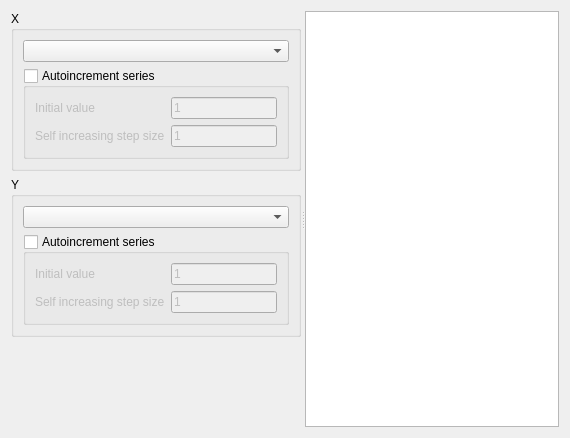
<?xml version="1.0" encoding="UTF-8"?>
<ui version="4.0">
 <class>DAChartAddCurveWidget</class>
 <widget class="QWidget" name="DAChartAddCurveWidget">
  <property name="geometry">
   <rect>
    <x>0</x>
    <y>0</y>
    <width>570</width>
    <height>438</height>
   </rect>
  </property>
  <property name="windowTitle">
   <string>Add XY Series</string>
  </property>
  <layout class="QVBoxLayout" name="verticalLayout_4">
   <item>
    <widget class="QSplitter" name="splitter">
     <property name="sizePolicy">
      <sizepolicy hsizetype="Expanding" vsizetype="Expanding">
       <horstretch>0</horstretch>
       <verstretch>0</verstretch>
      </sizepolicy>
     </property>
     <property name="orientation">
      <enum>Qt::Orientation::Horizontal</enum>
     </property>
     <widget class="QWidget" name="layoutWidget">
      <layout class="QVBoxLayout" name="verticalLayout_3">
       <item>
        <layout class="QHBoxLayout" name="horizontalLayout"/>
       </item>
       <item>
        <widget class="DA::DACollapsibleGroupBox" name="groupBoxX">
         <property name="title">
          <string>X</string>
         </property>
         <property name="flat">
          <bool>true</bool>
         </property>
         <layout class="QVBoxLayout" name="verticalLayout">
          <item>
           <widget class="DA::DADataManagerComboBox" name="comboBoxX"/>
          </item>
          <item>
           <widget class="QGroupBox" name="groupBoxXAutoincrement">
            <property name="title">
             <string>Autoincrement series</string>
            </property>
            <property name="flat">
             <bool>false</bool>
            </property>
            <property name="checkable">
             <bool>true</bool>
            </property>
            <property name="checked">
             <bool>false</bool>
            </property>
            <layout class="QGridLayout" name="gridLayout">
             <item row="0" column="0">
              <widget class="QLabel" name="labelXInitValue">
               <property name="text">
                <string>Initial value</string>
               </property>
              </widget>
             </item>
             <item row="0" column="1">
              <widget class="QLineEdit" name="lineEditXInitValue">
               <property name="text">
                <string>1</string>
               </property>
              </widget>
             </item>
             <item row="1" column="0">
              <widget class="QLabel" name="labelXStep">
               <property name="text">
                <string>Self increasing step size</string>
               </property>
              </widget>
             </item>
             <item row="1" column="1">
              <widget class="QLineEdit" name="lineEditXStepValue">
               <property name="text">
                <string>1</string>
               </property>
              </widget>
             </item>
            </layout>
           </widget>
          </item>
         </layout>
        </widget>
       </item>
       <item>
        <widget class="DA::DACollapsibleGroupBox" name="groupBox">
         <property name="title">
          <string>Y</string>
         </property>
         <property name="flat">
          <bool>true</bool>
         </property>
         <layout class="QVBoxLayout" name="verticalLayout_2">
          <item>
           <widget class="DA::DADataManagerComboBox" name="comboBoxY"/>
          </item>
          <item>
           <widget class="QGroupBox" name="groupBoxYAutoincrement">
            <property name="title">
             <string>Autoincrement series</string>
            </property>
            <property name="flat">
             <bool>false</bool>
            </property>
            <property name="checkable">
             <bool>true</bool>
            </property>
            <property name="checked">
             <bool>false</bool>
            </property>
            <layout class="QGridLayout" name="gridLayout_2">
             <item row="0" column="0">
              <widget class="QLabel" name="labelYInitValue">
               <property name="text">
                <string>Initial value</string>
               </property>
              </widget>
             </item>
             <item row="0" column="1">
              <widget class="QLineEdit" name="lineEditYInitValue">
               <property name="text">
                <string>1</string>
               </property>
              </widget>
             </item>
             <item row="1" column="0">
              <widget class="QLabel" name="labelYStep">
               <property name="text">
                <string>Self increasing step size</string>
               </property>
              </widget>
             </item>
             <item row="1" column="1">
              <widget class="QLineEdit" name="lineEditYStepValue">
               <property name="text">
                <string>1</string>
               </property>
              </widget>
             </item>
            </layout>
           </widget>
          </item>
         </layout>
        </widget>
       </item>
       <item>
        <spacer name="verticalSpacer">
         <property name="orientation">
          <enum>Qt::Orientation::Vertical</enum>
         </property>
         <property name="sizeHint" stdset="0">
          <size>
           <width>20</width>
           <height>40</height>
          </size>
         </property>
        </spacer>
       </item>
      </layout>
     </widget>
     <widget class="QTableView" name="tableViewXY"/>
    </widget>
   </item>
  </layout>
 </widget>
 <customwidgets>
  <customwidget>
   <class>DA::DADataManagerComboBox</class>
   <extends>QComboBox</extends>
   <header>DADataManagerComboBox.h</header>
  </customwidget>
  <customwidget>
   <class>DA::DACollapsibleGroupBox</class>
   <extends>QGroupBox</extends>
   <header location="global">DACollapsibleGroupBox.h</header>
   <container>1</container>
  </customwidget>
 </customwidgets>
 <resources/>
 <connections/>
</ui>
